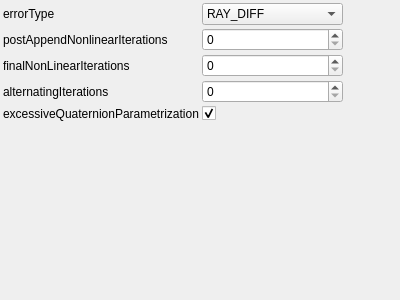
<?xml version="1.0" encoding="UTF-8"?>
<ui version="4.0">
 <class>IterativeReconstructionNonlinearOptimizationParamsControlWidget</class>
 <widget class="QWidget" name="IterativeReconstructionNonlinearOptimizationParamsControlWidget">
  <property name="geometry">
   <rect>
    <x>0</x>
    <y>0</y>
    <width>400</width>
    <height>300</height>
   </rect>
  </property>
  <property name="windowTitle">
   <string>IterativeReconstructionNonlinearOptimizationParams</string>
  </property>
   <layout class="QGridLayout" name="gridLayout">
    <property name="margin">
     <number>3</number>
    </property>
    <property name="spacing">
     <number>3</number>
    </property>
    <item row="0" column="0">
     <widget class="QLabel" name="label_0">
       <property name="text">
         <string>errorType</string>
       </property>
     </widget>
    </item>
    <item row="0" column="1">
     <widget class="QComboBox" name="errorTypeComboBox">
       <property name="currentIndex">
         <number>3</number>
       </property>
       <item>
        <property name="text">
         <string>REPROJECTION</string>
        </property>
       </item>
       <item>
        <property name="text">
         <string>ANGULAR</string>
        </property>
       </item>
       <item>
        <property name="text">
         <string>CROSS_PRODUCT</string>
        </property>
       </item>
       <item>
        <property name="text">
         <string>RAY_DIFF</string>
        </property>
       </item>
       <property name="toolTip">
         <string>Functor optimizattion error type</string>
       </property>
     </widget>
    </item>
    <item row="1" column="0">
     <widget class="QLabel" name="label_1">
       <property name="text">
         <string>postAppendNonlinearIterations</string>
       </property>
     </widget>
    </item>
    <item row="1" column="1">
     <widget class="QSpinBox" name="postAppendNonlinearIterationsSpinBox">
       <property name="toolTip">
         <string>Post-append non-linear optimization iterations</string>
       </property>
     </widget>
    </item>
    <item row="2" column="0">
     <widget class="QLabel" name="label_2">
       <property name="text">
         <string>finalNonLinearIterations</string>
       </property>
     </widget>
    </item>
    <item row="2" column="1">
     <widget class="QSpinBox" name="finalNonLinearIterationsSpinBox">
       <property name="toolTip">
         <string>Final non-linear iterations</string>
       </property>
     </widget>
    </item>
    <item row="3" column="0">
     <widget class="QLabel" name="label_3">
       <property name="text">
         <string>alternatingIterations</string>
       </property>
     </widget>
    </item>
    <item row="3" column="1">
     <widget class="QSpinBox" name="alternatingIterationsSpinBox">
       <property name="toolTip">
         <string>Alternating optimization on success steps</string>
       </property>
     </widget>
    </item>
    <item row="4" column="0">
     <widget class="QLabel" name="label_4">
       <property name="text">
         <string>excessiveQuaternionParametrization</string>
       </property>
     </widget>
    </item>
    <item row="4" column="1">
     <widget class="QCheckBox" name="excessiveQuaternionParametrizationCheckBox">
       <property name="toolTip">
         <string>Excessive/non-excessive quaternion parametrization</string>
       </property>
       <property name="checked">
           <bool>true</bool>
       </property>
     </widget>
    </item>
   <item row="5" column="0">
    <spacer name="verticalSpacer">
     <property name="orientation">
      <enum>Qt::Vertical</enum>
     </property>
     <property name="sizeHint" stdset="0">
      <size>
       <width>0</width>
       <height>0</height>
      </size>
     </property>
    </spacer>
   </item>
   <item row="5" column="2">
    <spacer name="horizontalSpacer">
     <property name="orientation">
      <enum>Qt::Horizontal</enum>
     </property>
     <property name="sizeHint" stdset="0">
      <size>
       <width>0</width>
       <height>0</height>
      </size>
     </property>
    </spacer>
   </item>
  </layout>
 </widget>
 <layoutdefault spacing="3" margin="3"/>
 <resources/>
 <connections>
  <connection>
   <sender>errorTypeComboBox</sender>
   <signal>currentIndexChanged(int)</signal>
   <receiver>IterativeReconstructionNonlinearOptimizationParamsControlWidget</receiver>
   <slot>changeParameters()</slot>
  </connection>
  <connection>
   <sender>postAppendNonlinearIterationsSpinBox</sender>
   <signal>valueChanged(int)</signal>
   <receiver>IterativeReconstructionNonlinearOptimizationParamsControlWidget</receiver>
   <slot>changeParameters()</slot>
  </connection>
  <connection>
   <sender>finalNonLinearIterationsSpinBox</sender>
   <signal>valueChanged(int)</signal>
   <receiver>IterativeReconstructionNonlinearOptimizationParamsControlWidget</receiver>
   <slot>changeParameters()</slot>
  </connection>
  <connection>
   <sender>alternatingIterationsSpinBox</sender>
   <signal>valueChanged(int)</signal>
   <receiver>IterativeReconstructionNonlinearOptimizationParamsControlWidget</receiver>
   <slot>changeParameters()</slot>
  </connection>
  <connection>
   <sender>excessiveQuaternionParametrizationCheckBox</sender>
   <signal>stateChanged(int)</signal>
   <receiver>IterativeReconstructionNonlinearOptimizationParamsControlWidget</receiver>
   <slot>changeParameters()</slot>
  </connection>
 </connections>
 <slots>
  <slot>changeParameters()</slot>
 </slots>
 <customwidgets>
 </customwidgets>
</ui>
